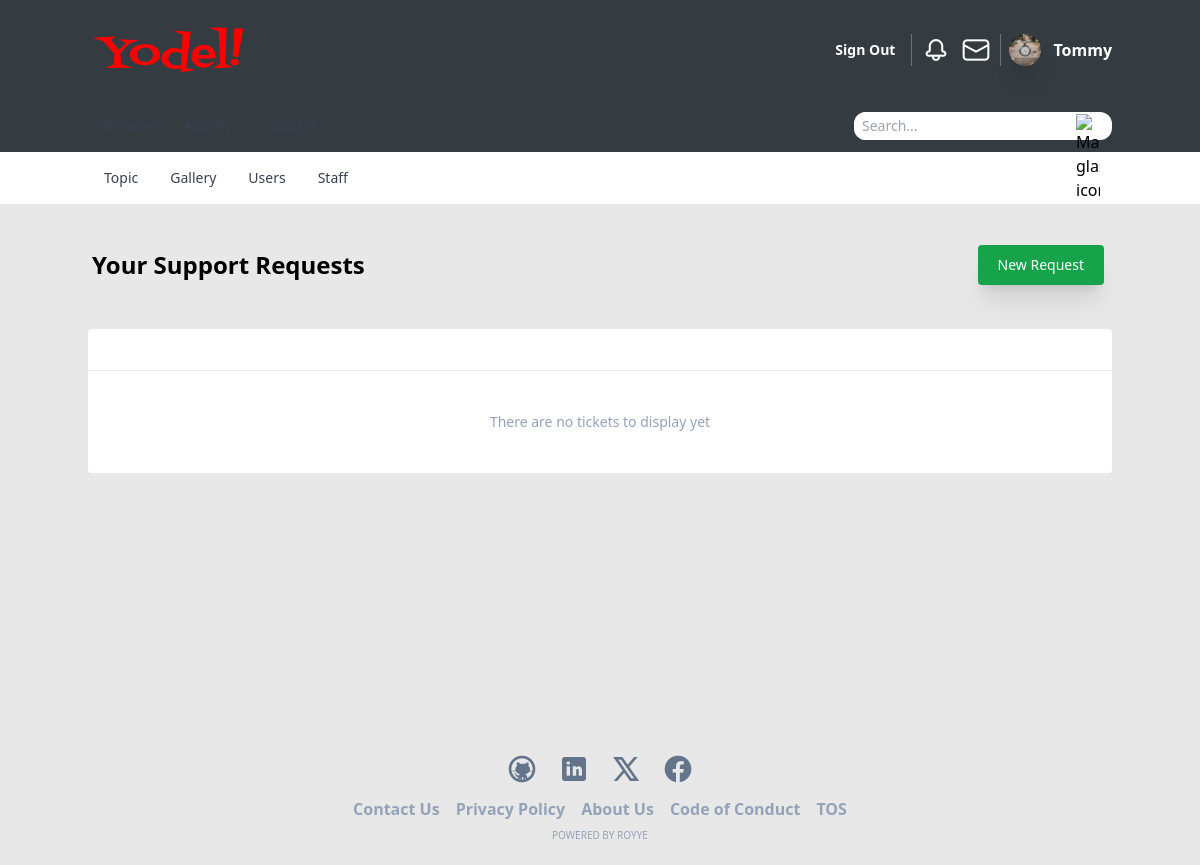
Page /support/ (signed in) on the committed database.
### users/models.py (models this page shows, shortened)
class Profile(models.Model):
    user = models.OneToOneField(User, on_delete=models.CASCADE)
    image = models.FileField(default='default.png', upload_to=user_directory_path, null=True, blank=True)
    full_name = models.CharField(max_length=300, null=True, blank=True)
    status = models.CharField(max_length=20, choices=STATUS, null=True, blank=True)
    followers = models.IntegerField(default=0)
    following = models.IntegerField(default=0)
    posts = models.IntegerField(default=0)
    likes = models.IntegerField(default=0)
    posts_liked = models.IntegerField(default=0)
    date = models.DateTimeField(auto_now_add=True)
    class Meta:
        ordering = ['-date']

class User(AbstractUser):
    full_name = models.CharField(max_length=300, null=True, blank=True)
    username = models.CharField(max_length=300, unique=True)
    email = models.EmailField(unique=True)

### core/views.py (the view)
# urls.py: path('support/', views.support, name='support'),
def support(request):
    profile = request.user.profile if request.user.is_authenticated else None
    users = User.objects.order_by('-date_joined').all()
    if not request.user.is_authenticated:
        messages.info(request, "Login to access this page")
        return redirect('login')
    context = {
        "profile": profile,
        "signed_in": request.user.is_authenticated,
        "users": users
    }
    return render(request, 'members/support.html', context)

### core/templates/members/support.html (shortened to what this page needs)
{% extends 'templates/base.html' %}
{% block content %}
    <section class="border-t border-gray-200 ">
        <div class="bg-[#e8e8e8] p-5 h-content pb-20">
            <div class="container mx-auto bg-[#e8e8e8] h-20 p-1 rounded mb-6 font-extrabold text-2xl flex justify-between items-center">
                <h2 class="max-sm:text-xl">Your Support Requests</h2>
                <a href="{% url 'staff' %}"><button type="button" class=" shadow-xl focus:outline-none text-white bg-green-600 hover:bg-green-800 focus:ring-4 focus:ring-green-300 font-medium text-sm px-5 py-2.5 me-1 dark:bg-green-500 dark:hover:bg-green-700 dark:focus:ring-green-800 rounded">New Request</button></a>
            </div>
            <div class="container mx-auto bg-white h-36 rounded mb-6 flex flex-col  justify-evenly">
                <hr class="bg-slate-300 ">
                <div class="flex items-center justify-center"><span class="text-sm text-slate-400">There are no tickets to display yet</span></div>
            </div>
        </div>
    </section>
{% endblock %}

### templates/base.html (shortened to what this page needs)
<!DOCTYPE html>
<html lang="en">
<head>
    <script src="https://cdn.tailwindcss.com"></script>
</head>
<body>
    <header class="bg-[#353c41]">
        <nav class="container mx-auto flex flex-col justify-center">
            <div class="container flex flex-row items-center justify-between  gap-5">
                <div class="img-container">
                    <a href="{% url 'home' %}"><img src="/static/logo/yodel_logo.png" alt="Yodel Logo"></a>
                </div>
                {% if signed_in %}
                    <div class="flex flex-row space-x-2 max-sm:p-2">
                        <div class="flex max-sm:flex-col items-center justify-center max-sm:gap-2 max-sm:border-r max-sm:border-gray-500 max-sm:pr-2">
                            <div class="text-white font-bold flex items-center pr-4 max-sm:pr-1 text-sm border-r border-gray-500 h-8 max-sm:border-none">
                                <a href="{% url 'logout' %}" class="hover:text-gray-500">Sign Out</a>
                            </div>
                            <div class="flex flex-row space-x-2 pr-2 pl-2 border-r border-gray-500 max-sm:border-none items-center">
                                <a href="#"><img src="/static/icons/bell.png" alt="Notifications icon"></a>
                                <a href=""><img src="/static/icons/envelope.png" alt="Messages icon"></a>
                            </div>
                        </div>
                        <div class="flex flex-row space-x-3 max-sm:flex-col max-sm:gap-2 items-center justify-center">
                            <div class="rounded-full w-8 h-8 bg-[url({{ profile.image.url }})] relative bg-no-repeat bg-center bg-cover shadow-xl"></div>
                            <div class="flex items-center text-white"><a href="{% url 'profile' %}" class="font-bold max-sm:pr-2 hover:text-red-600">{{ user.username }}</a></div>
                        </div>
                    </div>
                {% endif %}
            </div>
            <div class="flex justify-between items-center max-sm:flex-col">
                <div class="flex flex-row">
                    <ul class="py-2 text-sm text-gray-700 flex flex-row dark:text-gray-200" aria-labelledby="dropdownDefaultButton">
                        <li>
                            <a href="{% url 'home' %}" class="rounded block px-4 py-2 hover:bg-gray-100 dark:hover:bg-gray-600 dark:hover:text-white">Browse</a>
                        </li>
                        <li>
                            <a href="{% url 'activity' %}" class="rounded block px-4 py-2 hover:bg-gray-100 dark:hover:bg-gray-600 dark:hover:text-white">Activity</a>
                        </li>
                        <li>
                            <a href="{% url 'support' %}" class="rounded block px-4 py-2 hover:bg-gray-100 dark:hover:bg-gray-600 dark:hover:text-white">Support</a>
                        </li>
                    </ul>
                </div>
                <div class="flex flex-row rounded-xl bg-white items-center space-x-2 pr-3 hover:bg-slate-200 max-sm:mb-2">
                    <input type="text" placeholder="Search..." class="p-1 text-sm rounded-xl pl-2">
                    <button class="w-6 h-6 justify-center"><img src="/static/icons/magnifying_glass.png" alt="Magnifying glass icon"></button>
                </div>
            </div>
        </nav>
    </header>
    <section class="main-nav-container container mx-auto">
        <div class="flex flex-row">
            <ul class="py-2 text-sm text-gray-700 flex flex-row dark:text-gray-500" aria-labelledby="dropdownDefaultButton">
                <li>
                    <a href="{% url 'home' %}" class="rounded block px-4 py-2 hover:text-gray-700 dark:hover:bg-gray-600 dark:hover:text-white">Topic</a>
                </li>
                <li>
                    <a href="{% url 'gallery' %}" class="rounded block px-4 py-2 hover:text-gray-700 dark:hover:bg-gray-600 dark:hover:text-white">Gallery</a>
                </li>
                <li>
                    <a href="{% url 'members' %}" class="rounded block px-4 py-2 hover:text-gray-700 dark:hover:bg-gray-600 dark:hover:text-white">Users</a>
                </li>
                <li>
                    <a href="{% url 'staff' %}" class="rounded block px-4 py-2 hover:text-gray-700 dark:hover:bg-gray-600 dark:hover:text-white">Staff</a>
                </li>
            </ul>
        </div>
    </section>
    {% block content %}{% endblock %}
    <footer>
        <div class="bg-[#e8e8e8] p-5 h-72 flex flex-col items-center justify-end">
            <div class="mb-3 flex gap-5">
                <a href="https://github.com/"><img src="/static/icons/github.png" alt="Github Icon" class="transition-transform hover:scale-90"></a>
                <a href="https://www.linkedin.com/"><img src="/static/icons/linkedin.png" alt="Linkedin Icon" class="transition-transform hover:scale-90"></a>
                <a href="https://x.com/"><img src="/static/icons/x.png" alt="X Icon" class="transition-transform hover:scale-90"></a>
                <a href="https://web.facebook.com/"><img src="/static/icons/facebook.png" alt="Facebook Icon" class="transition-transform hover:scale-90"></a>
            </div>
            <ul class="flex space-x-4 font-bold text-slate-400 max-sm:text-sm">
                <a href="#"><li class="hover:text-red-500">Contact Us</li></a>
                <a href="#"><li class="hover:text-red-500">Privacy Policy</li></a>
                <a href="#"><li class="hover:text-red-500">About Us</li></a>
                <a href="#"><li class="hover:text-red-500">Code of Conduct</li></a>
                <a href="#"><li class="hover:text-red-500">TOS</li></a>
            </ul>
            <div>
                <span class="text-[10px] text-slate-400">POWERED BY ROYYE</span>
            </div>
        </div>
    </footer>
</body>
</html>

### rows in the picture
Profile: image (picture)
User: username "Tommy"
